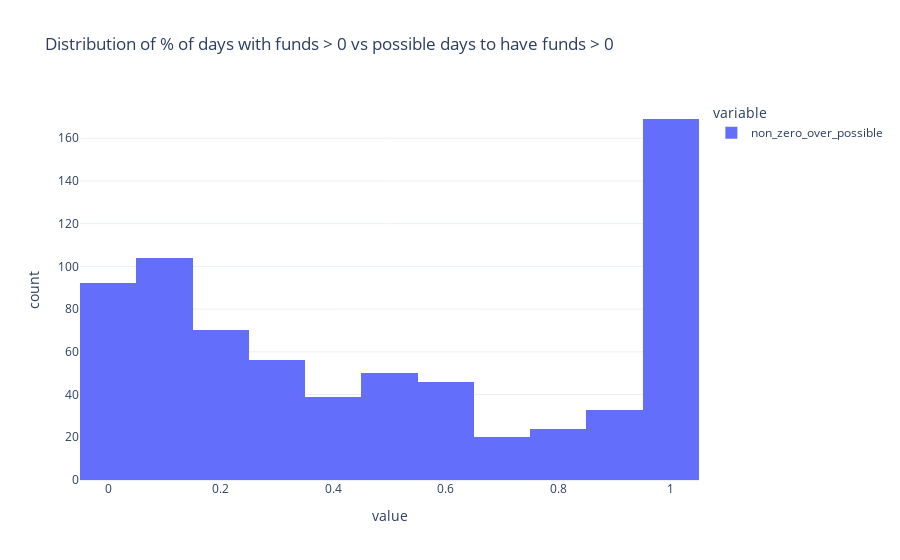

Notebook code for this chart:
### Code cell
px.histogram(
    df["non_zero_over_possible"],
    nbins=10,
    title="Distribution of % of days with funds > 0 vs possible days to have funds > 0",
)

### Figure 1 — Plotly figure (JSON) as saved in the notebook; plotly's stock layout.template omitted (floating-point values rounded to 4 significant figures; data arrays with more than 128 entries replaced by an {"elided": "..."} marker saying what was removed)
{"data": [{"alignmentgroup": "True", "bingroup": "x", "hovertemplate": "variable=non_zero_over_possible<br>value=%{x}<br>count=%{y}<extra></extra>", "legendgroup": "non_zero_over_possible", "marker": {"color": "#636efa", "pattern": {"shape": ""}}, "name": "non_zero_over_possible", "nbinsx": 10, "offsetgroup": "non_zero_over_possible", "orientation": "v", "showlegend": true, "type": "histogram", "x": {"elided": "703 float values"}, "xaxis": "x", "yaxis": "y"}], "layout": {"barmode": "relative", "legend": {"title": {"text": "variable"}, "tracegroupgap": 0}, "title": {"text": "Distribution of % of days with funds > 0 vs possible days to have funds > 0"}, "xaxis": {"anchor": "y", "domain": [0, 1], "title": {"text": "value"}}, "yaxis": {"anchor": "x", "domain": [0, 1], "title": {"text": "count"}}}}
